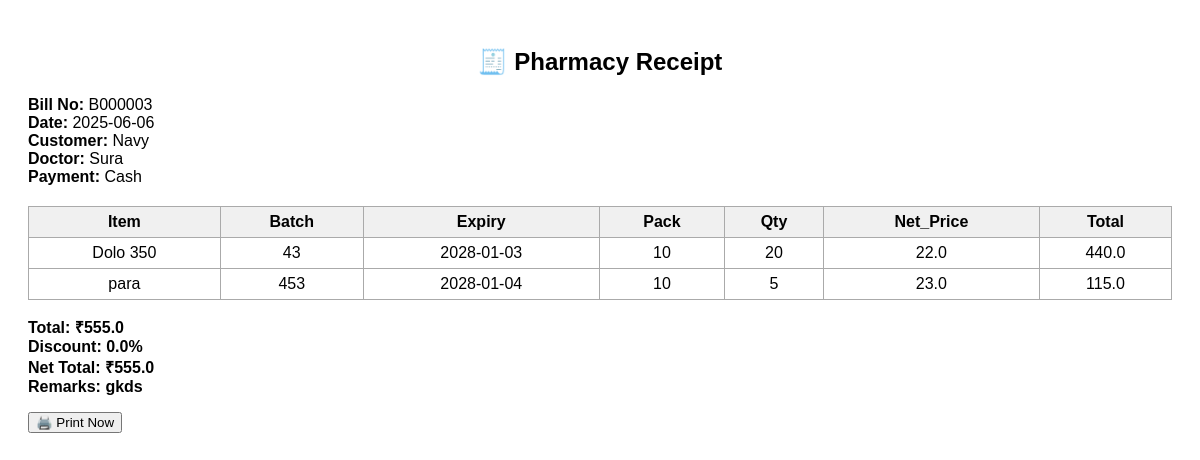
The app's page /pharmacy/print_bill?bill_no=B000003 (signed in) with its own data.
### tables this page shows
CREATE TABLE pharmacy_header (
    bill_no TEXT PRIMARY KEY,
    sale_date TEXT,
    customer_name TEXT,
    doctor_name TEXT,
    prescription_ref TEXT,
    payment_type TEXT,
    total_price REAL,
    discount_percent REAL,
    net_total REAL,
    remarks TEXT,
    day_bill_id INTEGER,
    user_id TEXT
, visit_type TEXT DEFAULT 'Walk-in', mrno TEXT);

CREATE TABLE pharmacy_items (
    item_id INTEGER,
    bill_no TEXT,
    batch_no TEXT,
    expiry_date TEXT,
    pack TEXT,
    available_qty INTEGER,
    mrp REAL,
    net_price REAL,
    required_qty INTEGER,
    price REAL,
    new_avl_qty INTEGER
);

CREATE TABLE master (
    item_id INTEGER PRIMARY KEY AUTOINCREMENT,
    item_name TEXT,
    batch_no TEXT,
    expiry_date TEXT,
    pack TEXT,
    available_qty INTEGER,
    buying_price REAL,
    mrp REAL,
    selling_price REAL,
    user_id TEXT,
    is_active TEXT DEFAULT 'Y', area TEXT,
    UNIQUE(item_name, batch_no)
);

### app.py (the view)
@app.route('/pharmacy/print_bill')
def print_bill():
    if "user_id" not in session:
        return redirect('/')
    bill_no = request.args.get('bill_no', '').strip()
    if not bill_no:
        return "❌ bill_no is required", 400
    bill_no = request.args.get('bill_no')
    conn = get_db()
    cur = conn.cursor()
    cur.execute("SELECT * FROM pharmacy_header WHERE bill_no = ?", (bill_no,))
    row = cur.fetchone()
    if row is None:
        cur.close()
        conn.close()
        return "❌ No bill found for this bill number.", 404
    header = dict(row)
    cur.execute("""
        SELECT m.item_name, i.batch_no, i.expiry_date, i.pack,
               i.required_qty, i.net_price, i.price
        FROM pharmacy_items i join  master m ON i.item_id = m.item_id
        WHERE bill_no = ?
    """, (bill_no,))
    items = [dict(r) for r in cur.fetchall()]
    cur.close()
    conn.close()
    return render_template("print_receipt.html", hdr=header, items=items)

### app.py (called while the page is built)
def get_db():
    conn = sqlite3.connect(DATABASE,timeout=10)
    conn.row_factory = sqlite3.Row
    return conn

@app.before_request
def check_license():
    allowed_paths = ['/static', '/renew', '/login', '/favicon.ico', '/change_password']
    if any(request.path.startswith(p) for p in allowed_paths):
        return
    conn = get_db()
    cur = conn.cursor()
    cur.execute("SELECT end_date FROM license ORDER BY id DESC LIMIT 1")
    row = cur.fetchone()
    cur.close()
    conn.close()
    if row:
        end_date = datetime.datetime.strptime(row[0], "%Y-%m-%d").date()
        today = datetime.date.today()
        if today > end_date:
            return '''
                <h2 style="color:red">⛔ License Expired</h2>
                <p>Please contact developer and enter a new license key below:</p>
                <a href="/renew">🔑 Click here to Renew</a>
            ''', 403

def get_today_day_bill_id(conn):
    cur = conn.cursor()
    cur.execute("SELECT COALESCE(MAX(day_bill_id), 0) + 1 FROM pharmacy_header WHERE date(sale_date) = date('now') AND user_id = ?", (session.get("user_id"),))
    val = cur.fetchone()[0]
    cur.close()
    return val

def get_next_bill_no(conn):
    cur = conn.cursor()
    cur.execute("SELECT MAX(bill_no) FROM pharmacy_header")
    last = cur.fetchone()[0]
    cur.close()
    if last:
        next_seq = int(last[1:]) + 1  # strip “B”
    else:
        next_seq = 1
    return f"B{next_seq:06d}"  # B000001 …

@app.context_processor
def inject_ids():
    conn = get_db()
    ctx = {
        "day_bill_id": get_today_day_bill_id(conn),
        "bill_no": get_next_bill_no(conn)
    }
    conn.close()
    return ctx

### templates/print_receipt.html (shortened to what this page needs)
<!DOCTYPE html>
<html>
<head>
</head>
<body>
<h2>🧾 Pharmacy Receipt</h2>
<div class="header">
  <p>
    <b>Bill No:</b> {{ hdr.bill_no }}<br>
    <b>Date:</b> {{ hdr.sale_date }}<br>
    <b>Customer:</b> {{ hdr.customer_name }}<br>
    <b>Doctor:</b> {{ hdr.doctor_name }}<br>
    <b>Payment:</b> {{ hdr.payment_type }}
  </p>
</div>
<table>
  <thead>
    <tr>
      <th>Item</th>
      <th>Batch</th>
      <th>Expiry</th>
      <th>Pack</th>
      <th>Qty</th>
      <th>Net_Price</th>
      <th>Total</th>
    </tr>
  </thead>
  <tbody>
    {% for i in items %}
    <tr>
      <td>{{ i.item_name }}</td>
      <td>{{ i.batch_no }}</td>
      <td>{{ i.expiry_date }}</td>
      <td>{{ i.pack }}</td>
      <td>{{ i.required_qty }}</td>
      <td>{{ i.net_price }}</td>
      <td>{{ i.price }}</td>
    </tr>
    {% endfor %}
  </tbody>
</table>
<div class="footer">
  <p>
    Total: ₹{{ hdr.total_price }}<br>
    Discount: {{ hdr.discount_percent }}%<br>
    Net Total: ₹{{ hdr.net_total }}<br>
    Remarks: {{ hdr.remarks }}
  </p>
</div>
<button onclick="window.print()">🖨️ Print Now</button>
</body>
</html>

### templates/print_receipt.html (style rules this page uses)
body { font-family: Arial; padding: 20px; background: #fff; }
h2 { text-align: center; }
table { width: 100%; border-collapse: collapse; margin-top: 20px; }
th, td { border: 1px solid #aaa; padding: 6px; text-align: center; }
th { background: #f0f0f0; }
.header, .footer { margin-bottom: 10px; }
.footer { font-weight: bold; }

### records on screen
pharmacy_header: bill_no "B000003", sale_date "2025-06-06", customer_name "Navy", doctor_name "Sura", payment_type "Cash", total_price "555.0", discount_percent "0.0", net_total "555.0", remarks "gkds"
pharmacy_items: item_name "Dolo 350", batch_no "43", expiry_date "2028-01-03", pack "10", required_qty "20", net_price "22.0", price "440.0"
pharmacy_items: item_name "para", batch_no "453", expiry_date "2028-01-04", pack "10", required_qty "5", net_price "23.0", price "115.0"
